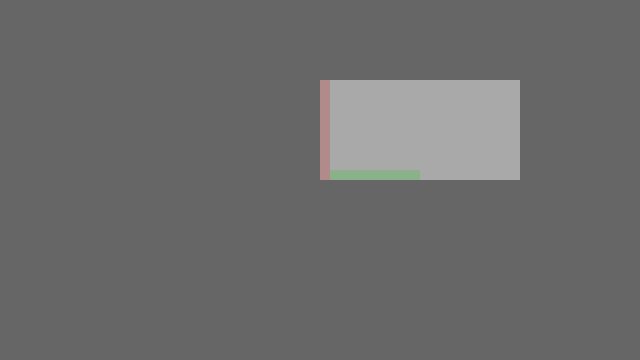
Frame 1 (no input)
Frame 60 (the mouse pressed at the canvas centre just before this capture): identical to frame 1, image omitted
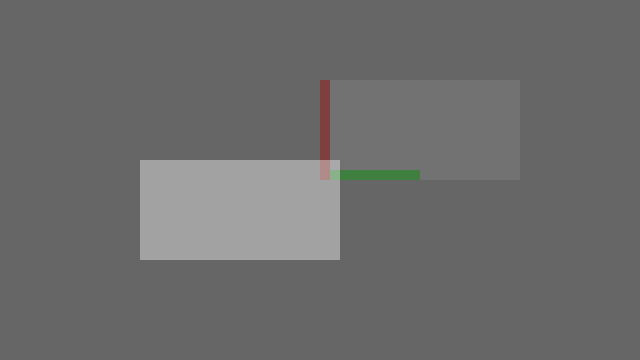
Frame 120 (the mouse held since frame 60 and released just before this capture)

The Processing sketch that drew these frames (run headless with seeded random() and noise(); from frame 60 on, the mouse is pressed at the canvas centre):

// Processing sketch: matrix_juggling_2d
// ── matrix_juggling_2d.pde


void setup() 
{
  size(640, 360);
  noStroke();
  frameRate(30);
  
}

void draw() 
{
  background(102);
  translate(width/2, height/2);
  scale(1, -1);
  
  // coordinate system
  fill(0, 127, 0);
  rect(0, 0, 100, 10); // x-axis, green
  fill(127, 0, 0);
  rect(0, 0, 10, 100); // y-axis, red

  
  // original box
  fill(127, 127, 127, 127);
  rect(0, 0, 200, 100);
   
  // rotated box
  push();
  rotateAt(10, 10, map(mouseX, 0, width,  0, 2*PI));  
  fill(255, 255, 255, 100);
  rect(0, 0, 200, 100);
  pop();
}


void rotateAt(int x, int y, float angle) {
  // PMatrix2D(
  //   float m00, float m01, float m02, 
  //   float m10, float m11, float m12
  //) 

  PMatrix2D coordinateSystem = new PMatrix2D();

  PMatrix2D t1 = new PMatrix2D(
    1, 0, x,
    0, 1, y
  );
  PMatrix2D r = new PMatrix2D(
    cos(angle), -sin(angle), 0,
    sin(angle),  cos(angle), 0
  );
  PMatrix2D t2 = new PMatrix2D(
    1, 0, -x,
    0, 1, -y
  );
  
  
  // rotates around a given point

  //translate(x, y);
  //applyMatrix(t1);
    
  //rotate(angle);
  //applyMatrix(r);
  
  // translate(-x, -y);
  //applyMatrix(t2);

  //b.preApply(a)
 
 
   //mult(mult(t2, r), t1);
   
   coordinateSystem.preApply(t2);
   coordinateSystem.preApply(r);
   coordinateSystem.preApply(t1);
   applyMatrix(coordinateSystem);
   //(r.preApply(t1)).preApply(t2);
 }


//PMatrix2D mult(PMatrix2D a, PMatrix2D b) {
//  for(int r = 0; r<4; r++) {
//    for(int c = 0; c<4; c++) {
//      float temp = 0;
//      for(int i = 0; i<4; i++) {
//        temp += a[r][i] * b[i][c]
//    }
//    c[r][c] = temp;
//    }
//  }
//  return c;
//}
